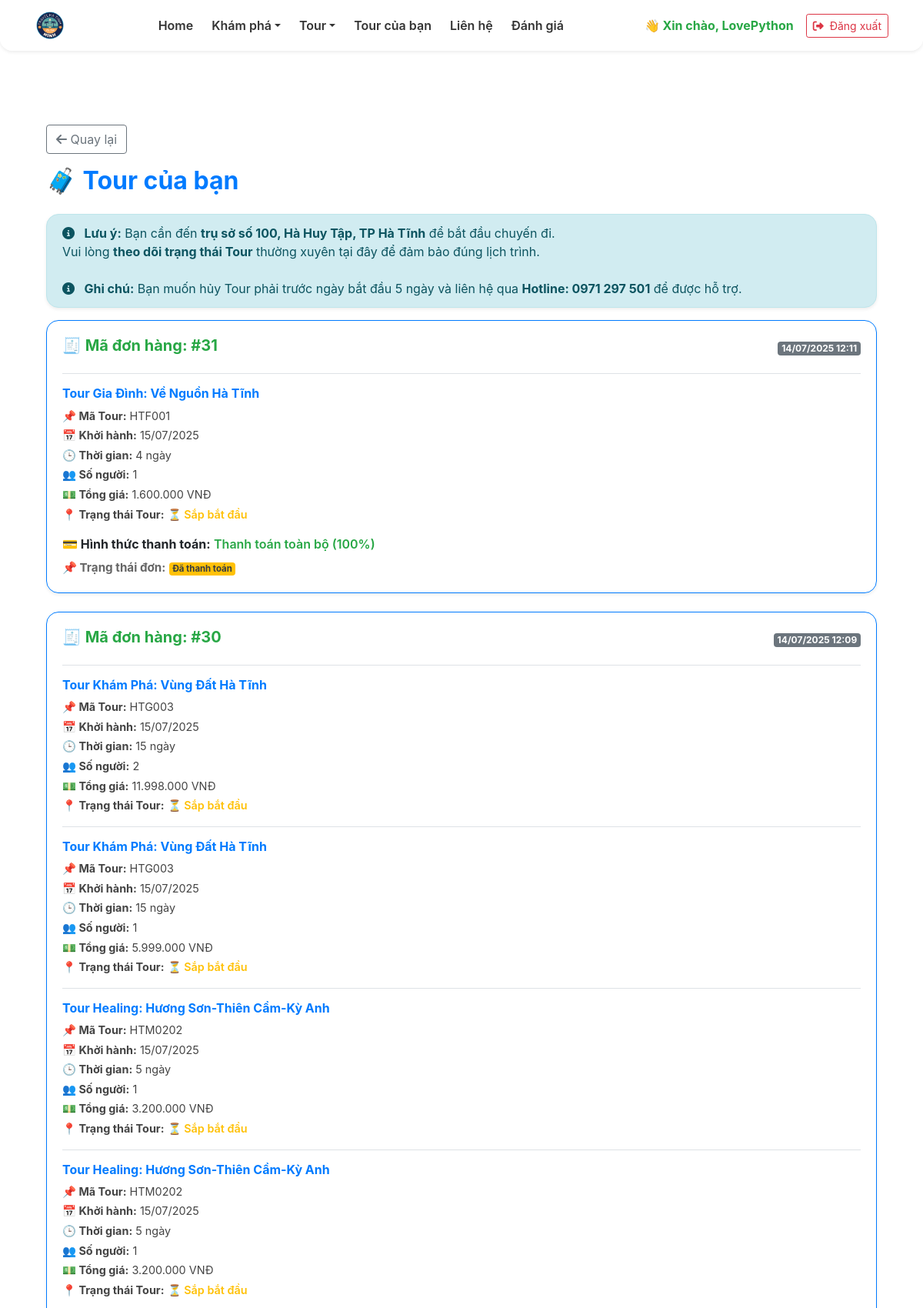
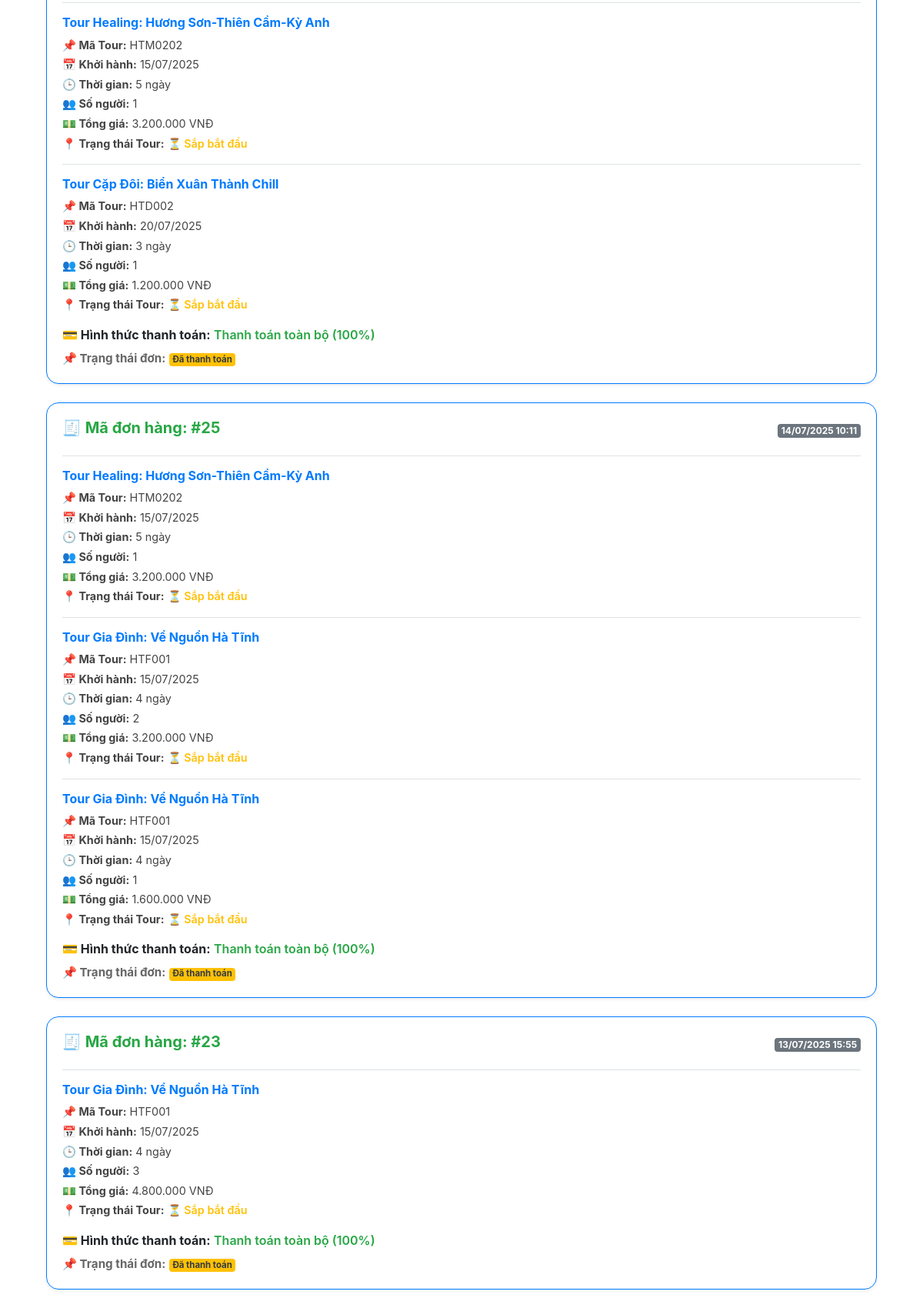
The page /your-tours/ (signed in, upper part) on the database its author committed (2 pictures, top to bottom).
### app/models.py (models this page shows, shortened)
class Order(models.Model):
    STATUS_CHOICES = [
        ('pending', 'Chờ xử lý'),
        ('waiting_payment', 'Chờ thanh toán'),
        ('paid', 'Đã thanh toán'),
        ('cancelled', 'Đã hủy'),
    ]
    customer = models.ForeignKey(User, on_delete=models.PROTECT)
    created_at = models.DateTimeField(auto_now_add=True)
    status = models.CharField(max_length=20, choices=STATUS_CHOICES, default='pending')
    customer_name = models.CharField(max_length=100, blank=True, null=True)
    customer_email = models.EmailField(blank=True, null=True)
    customer_phone = models.CharField(max_length=20, blank=True, null=True)
    customer_address = models.TextField(blank=True, null=True)
    payment_percent = models.PositiveIntegerField(default=100)  # Ví dụ: 20 hoặc 100
    payment_method = models.CharField(max_length=50, default='online')  # online / cash
    cancel_reason = models.TextField(blank=True, null=True)  # Lý do huỷ đơn (nếu có)
    cancelled_at = models.DateTimeField(blank=True, null=True)  # Thời gian huỷ (nếu có)
    class Meta:
        ordering = ['-created_at']

class OrderItem(models.Model):
    order = models.ForeignKey('Order', on_delete=models.CASCADE, related_name='items')
    tour = models.ForeignKey('Tour', on_delete=models.SET_NULL, null=True, blank=True, related_name='orderitems')
    tour_name = models.CharField(max_length=255, null=True, blank=True)
    tour_code = models.CharField(max_length=100, null=True, blank=True)
    tour_price = models.DecimalField(max_digits=10, decimal_places=2, null=True, blank=True)
    quantity = models.PositiveIntegerField(default=1)
    total_price = models.DecimalField(max_digits=10, decimal_places=2, default=0)

class Tour(models.Model):
    name = models.CharField(max_length=255)
    describe = models.TextField()
    price = models.DecimalField(max_digits=10, decimal_places=2)
    duration_days = models.PositiveIntegerField()
    start_date = models.DateField()
    end_date = models.DateField(blank=True, null=True)
    image = models.ImageField(upload_to='tours/')
    code = models.CharField(max_length=20, unique=True)
    ly_do_huy = models.TextField(null=True, blank=True)

### app/views.py (the view)
# urls.py: path('your-tours/', views.your_tours, name='your_tours'),
@login_required
def your_tours(request):
    orders = Order.objects.filter(customer=request.user).exclude(status='pending').order_by('-created_at')
    return render(request, 'app/your_tours.html', {
        'orders': orders
    })

### app/templatetags/custom_filters.py (called while the page is built)
@register.filter
def vnd_format(value):
    try:
        value = float(value)
        return "{:,.0f}".format(value).replace(",", ".")
    except:
        return "0"

@register.filter
def tour_status(tour):
    today = date.today()
    start = tour.start_date
    end = start + timedelta(days=tour.duration_days - 1)  # Kết thúc sau duration_days - 1 ngày
    if today < start:
        return "⏳ Sắp bắt đầu"
    elif start <= today <= end:
        return "🚐 Đang diễn ra"
    else:
        return "✅ Đã kết thúc"

### app/templates/app/your_tours.html (shortened to what this page needs)
{% extends 'app/base.html' %}
{% load custom_filters %}
{% load humanize %}
{% block yourtour_content %}
<div class="container py-5">
<div class="container py-5">
  <div class="mb-3 text-start">
    <a href="{% url 'home' %}" class="btn btn-outline-secondary">
      <i class="fas fa-arrow-left"></i> Quay lại
    </a>
  </div>
  <h2 class="fw-bold mb-4 text-primary">🧳 Tour của bạn</h2>
  <div class="alert alert-info rounded-4 shadow-sm">
    <i class="fas fa-info-circle me-2"></i>
    <strong>Lưu ý:</strong> Bạn cần đến <strong>trụ sở số 100, Hà Huy Tập, TP Hà Tĩnh</strong> để bắt đầu chuyến đi.
    <br>Vui lòng <strong>theo dõi trạng thái Tour</strong> thường xuyên tại đây để đảm bảo đúng lịch trình.
    <br><br>
    <i class="fas fa-info-circle me-2"></i>
    <strong>Ghi chú:</strong> Bạn muốn hủy Tour phải trước ngày bắt đầu 5 ngày và liên hệ qua
    <strong>Hotline: 0971 297 501</strong> để được hỗ trợ.
  </div>
  {% if orders %}
    {% for order in orders %}
      <div class="card mb-4 shadow-sm rounded-4 border border-primary">
        <div class="card-body">
          <div class="d-flex justify-content-between align-items-center mb-2">
            <h5 class="fw-bold text-success">🧾 Mã đơn hàng: #{{ order.id }}</h5>
            <span class="badge bg-secondary">{{ order.created_at|date:"d/m/Y H:i" }}</span>
          </div>
          {% for item in order.items.all %}
            <div class="border-top pt-3 mt-3">
              <h6 class="fw-bold text-primary">{{ item.tour.name }}</h6>
              <ul class="list-unstyled small">
                <li><strong>📌 Mã Tour:</strong> {{ item.tour.code }}</li>
                <li><strong>📅 Khởi hành:</strong> {{ item.tour.start_date|date:"d/m/Y" }}</li>
                <li><strong>🕒 Thời gian:</strong> {{ item.tour.duration_days }} ngày</li>
                <li><strong>👥 Số người:</strong> {{ item.quantity }}</li>
                <li><strong>💵 Tổng giá:</strong> {{ item.total_price|vnd_format }} VNĐ</li>
                <li><strong>📍 Trạng thái Tour:</strong>
                  {% with status=item.tour|tour_status %}
                    {% if "Sắp" in status %}
                      <span class="text-warning fw-semibold">{{ status }}</span>
                    {% elif "diễn ra" in status %}
                      <span class="text-primary fw-semibold">{{ status }}</span>
                    {% else %}
                      <span class="text-success fw-semibold">{{ status }}</span>
                    {% endif %}
                  {% endwith %}
                </li>
              </ul>
            </div>
          {% endfor %}
          <div class="mt-3">
            <strong>💳 Hình thức thanh toán:</strong>
            {% if order.payment_percent == 20 %}
              <span class="text-warning fw-semibold">Trả trước 20%</span>
            {% elif order.payment_percent == 100 %}
              <span class="text-success fw-semibold">Thanh toán toàn bộ (100%)</span>
            {% else %}
              <span class="text-danger">Không xác định</span>
            {% endif %}
          </div>
          <p class="mt-2 mb-0"><strong>📌 Trạng thái đơn:</strong>
            {% if order.status == 'paid' %}
              <span class="badge bg-warning text-dark">Đã thanh toán</span>
            {% elif order.status == 'completed' %}
              <span class="badge bg-success">Đã hoàn thành</span>
            {% else %}
              <span class="badge bg-secondary text-white">{{ order.status }}</span>
            {% endif %}
          </p>
        </div>
      </div>
    {% endfor %}
  {% else %}
    <div class="alert alert-info mt-4">
      Bạn chưa đặt tour nào. <a href="{% url 'buytour' %}">Xem các tour tại đây</a>.
    </div>
  {% endif %}
</div>
{% endblock %}

### app/templates/app/base.html (shortened to what this page needs)
{% load static %}
<!DOCTYPE html>
<html>
    <head>
        <link href="https://cdn.jsdelivr.net/npm/bootstrap@5.3.0/dist/css/bootstrap.min.css" rel="stylesheet">
        <link rel="stylesheet" href="https://cdn.jsdelivr.net/npm/bootstrap@4.1.3/dist/css/bootstrap.min.css">
        <link href="{% static 'app/css/main.css'%}" rel="stylesheet">
        <link rel="stylesheet" href="https://cdnjs.cloudflare.com/ajax/libs/font-awesome/6.5.0/css/all.min.css">
    </head>
    <body>
<nav class="navbar navbar-expand-lg navbar-custom py-2 shadow-sm">
  <div class="container">
    <a class="navbar-brand d-flex align-items-center" href="{% url 'home'%}">
      <img src="{% static 'app/images/logo.png' %}" alt="Logo" style="height: 40px;">
    </a>
    <div class="collapse navbar-collapse justify-content-center" id="mainNavbar">
      <ul class="navbar-nav mb-2 mb-lg-0 gap-2">
        <li class="nav-item">
          <a class="nav-link" href="{% url 'home'%}">Home</a>
        </li>
        <li class="nav-item dropdown">
          <a class="nav-link dropdown-toggle" href="#" role="button" data-bs-toggle="dropdown">Khám phá</a>
        </li>
         <li class="nav-item dropdown">
          <a class="nav-link dropdown-toggle" href="#" role="button" data-bs-toggle="dropdown">Tour</a>
        </li>
         <li class="nav-item">
          <a class="nav-link" href="{%url 'your_tours'%}">Tour của bạn</a>
        </li>
        <li class="nav-item">
          <a class="nav-link" href="{%url 'lien_he'%}">Liên hệ</a>
        </li>
        <li class="nav-item">
          <a class="nav-link" href="#">Đánh giá</a>
        </li>
      </ul>
    </div>
<div class="d-flex align-items-center gap-3">
  {% if user.is_authenticated %}
    <span class="fw-bold text-success">👋 Xin chào, {{ user.username }}</span>
    <form method="post" action="{% url 'logout' %}" class="mb-0">
      <button type="submit" class="btn btn-outline-danger btn-sm">
        <i class="fas fa-sign-out-alt me-1"></i> Đăng xuất
      </button>
    </form>
  {% endif %}
</div>
</nav>
{% block yourtour_content %}{% endblock yourtour_content%}
    </body>
</html>

### app/static/app/css/main.css (style rules this page uses)
.navbar-custom { background: rgba(255, 255, 255, 0.8); backdrop-filter: blur(12px); border-radius: 0 0 16px 16px; font-weight: 600; transition: all 0.3s ease; position: relative; z-index: 1060; }
.navbar-custom .nav-link { color: #333; font-weight: 600; transition: color 0.3s ease; }
.card { background: rgba(255, 255, 255, 0.9); backdrop-filter: blur(8px); border-radius: 20px; overflow: hidden; transition: transform 0.3s ease, box-shadow 0.3s ease; border: none; }
.card-body p { font-size: 0.95rem; color: #666; }
.card-body ul li { margin-bottom: 4px; font-size: 0.9rem; color: #444; }

### rows shown on the page
Order: id "31", created_at "14/07/2025 12:11", payment_percent "Thanh toán toàn bộ (100%)", status "Đã thanh toán"
OrderItem: tour.name "Tour Gia Đình: Về Nguồn Hà Tĩnh", tour.code "HTF001", tour.start_date "15/07/2025", tour.duration_days "4", quantity "1", total_price|vnd_format "1.600.000", item "⏳ Sắp bắt đầu"
Order: id "30", created_at "14/07/2025 12:09", payment_percent "Thanh toán toàn bộ (100%)", status "Đã thanh toán"
OrderItem: tour.name "Tour Khám Phá: Vùng Đất Hà Tĩnh", tour.code "HTG003", tour.start_date "15/07/2025", tour.duration_days "15", quantity "2", total_price|vnd_format "11.998.000", item "⏳ Sắp bắt đầu"
OrderItem: tour.name "Tour Khám Phá: Vùng Đất Hà Tĩnh", tour.code "HTG003", tour.start_date "15/07/2025", tour.duration_days "15", quantity "1", total_price|vnd_format "5.999.000", item "⏳ Sắp bắt đầu"
OrderItem: tour.name "Tour Healing: Hương Sơn-Thiên Cầm-Kỳ Anh", tour.code "HTM0202", tour.start_date "15/07/2025", tour.duration_days "5", quantity "1", total_price|vnd_format "3.200.000", item "⏳ Sắp bắt đầu"
OrderItem: tour.name "Tour Healing: Hương Sơn-Thiên Cầm-Kỳ Anh", tour.code "HTM0202", tour.start_date "15/07/2025", tour.duration_days "5", quantity "1", total_price|vnd_format "3.200.000", item "⏳ Sắp bắt đầu"
OrderItem: tour.name "Tour Healing: Hương Sơn-Thiên Cầm-Kỳ Anh", tour.code "HTM0202", tour.start_date "15/07/2025", tour.duration_days "5", quantity "1", total_price|vnd_format "3.200.000", item "⏳ Sắp bắt đầu"
OrderItem: tour.name "Tour Cặp Đôi: Biển Xuân Thành Chill", tour.code "HTD002", tour.start_date "20/07/2025", tour.duration_days "3", quantity "1", total_price|vnd_format "1.200.000", item "⏳ Sắp bắt đầu"
Order: id "25", created_at "14/07/2025 10:11", payment_percent "Thanh toán toàn bộ (100%)", status "Đã thanh toán"
OrderItem: tour.name "Tour Healing: Hương Sơn-Thiên Cầm-Kỳ Anh", tour.code "HTM0202", tour.start_date "15/07/2025", tour.duration_days "5", quantity "1", total_price|vnd_format "3.200.000", item "⏳ Sắp bắt đầu"
OrderItem: tour.name "Tour Gia Đình: Về Nguồn Hà Tĩnh", tour.code "HTF001", tour.start_date "15/07/2025", tour.duration_days "4", quantity "2", total_price|vnd_format "3.200.000", item "⏳ Sắp bắt đầu"
OrderItem: tour.name "Tour Gia Đình: Về Nguồn Hà Tĩnh", tour.code "HTF001", tour.start_date "15/07/2025", tour.duration_days "4", quantity "1", total_price|vnd_format "1.600.000", item "⏳ Sắp bắt đầu"
Order: id "23", created_at "13/07/2025 15:55", payment_percent "Thanh toán toàn bộ (100%)", status "Đã thanh toán"
OrderItem: tour.name "Tour Gia Đình: Về Nguồn Hà Tĩnh", tour.code "HTF001", tour.start_date "15/07/2025", tour.duration_days "4", quantity "3", total_price|vnd_format "4.800.000", item "⏳ Sắp bắt đầu"

### other values the page prints
{{ user.username }} "LovePython"
